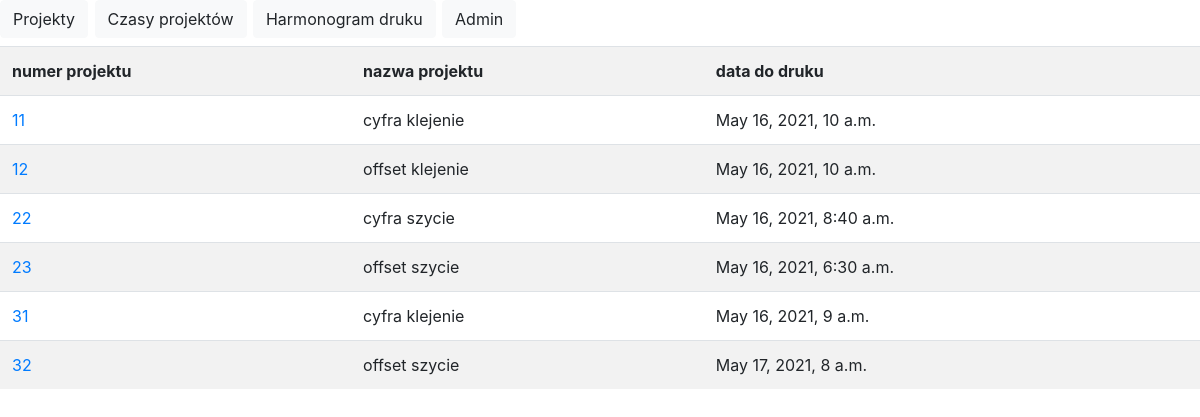
The page / on the database its author committed.
### harmonogram/models.py (models this page shows, shortened)
class TechnicalData(models.Model):
    TRIMMING_TYPE = [(1, 'brak'), (2, 'trójnóż'), (3, 'gilotyna')]
    FOIL_TYPE = [(1, 'brak'), (2, 'mat'), (3, 'błysk'), (4, 'satyna'), (5, 'mat-2 str'), (6, 'błysk-2 str')]
    project_number = models.CharField(max_length=20)
    project_name = models.CharField(max_length=80)
    date_to_be_printed = models.DateTimeField()
    date_to_customer = models.DateField()
    printing_type = models.IntegerField(choices=[(1, 'cyfra'), (2, 'offset')])
    circulation = models.IntegerField()
    paper_size = models.CharField(max_length=20, choices=PAPER, default='A4')
    binding = models.IntegerField(choices=BINDING_TYPE, default=2)
    collecting = models.IntegerField(choices=COLLECTING_TYPE, default=1)
    trimming = models.IntegerField(choices=TRIMMING_TYPE, default=2)
    packing = models.IntegerField(choices=PACKING_TYPE, default=9)
    foil = models.IntegerField(choices=FOIL_TYPE, default=3)
    manual_work = models.IntegerField(default='1')
    cover = models.IntegerField(choices=[(1, 'okładka 1 stronna'), (2, 'okładka 2 stronna')])
    cover_color = models.IntegerField(default=4)
    inside_color = models.IntegerField(default=0)
    insole_color = models.IntegerField(default=0)
    cover_page = models.IntegerField(default=4)
    inside_page = models.IntegerField(default=0)
    insole_page = models.IntegerField(default=0)
    cover_paper = models.IntegerField(choices=PAPER_TYPE, default=7)
    inside_paper = models.IntegerField(choices=PAPER_TYPE, default=3, blank=True, null=True)
    insole_paper = models.IntegerField(choices=PAPER_TYPE, blank=True, null=True)

### harmonogram/views.py (the view)
# urls.py: path('', technical_data),
def technical_data(request):
    all_technical_data = TechnicalData.objects.all()
    return render(request, 'technical_data.html', {'technical_data': all_technical_data})

### templates/technical_data.html (shortened to what this page needs)
{% extends "base.html" %}
{% block content %}
    <table class="table table-striped">
        <tr>
            <th>numer projektu</th>
            <th>nazwa projektu</th>
            <th>data do druku</th>
        </tr>
        {% for data in technical_data %}
        <tr>
            <td><a href="{% url 'project' data.id %}"> {{data.project_number}} </a></td>
            <td>{{data.project_name}}</td>
            <td>{{data.date_to_be_printed}}</td>
        </tr>
        {% endfor %}
    </table>
{% endblock %}

### templates/base.html (shortened to what this page needs)
<!DOCTYPE html>
    <link rel="stylesheet" href="https://stackpath.bootstrapcdn.com/bootstrap/4.4.1/css/bootstrap.min.css"
>
{% block links %}
    <h4>
        <a class="btn btn-light" href="../.">Projekty</a>
        <a class="btn btn-light" href="../czas_projektu">Czasy projektów</a>
        <a class="btn btn-light" href="../harmonogram_druku">Harmonogram druku</a>
        <a class="btn btn-light" href="../admin/">Admin</a>
    </h4>
{% endblock %}
{% block content %}
{% endblock %}

### rows shown on the page
TechnicalData: project_number "11", project_name "cyfra klejenie", date_to_be_printed "May 16, 2021, 10 a.m."
TechnicalData: project_number "12", project_name "offset klejenie", date_to_be_printed "May 16, 2021, 10 a.m."
TechnicalData: project_number "22", project_name "cyfra szycie", date_to_be_printed "May 16, 2021, 8:40 a.m."
TechnicalData: project_number "23", project_name "offset szycie", date_to_be_printed "May 16, 2021, 6:30 a.m."
TechnicalData: project_number "31", project_name "cyfra klejenie", date_to_be_printed "May 16, 2021, 9 a.m."
TechnicalData: project_number "32", project_name "offset szycie", date_to_be_printed "May 17, 2021, 8 a.m."
